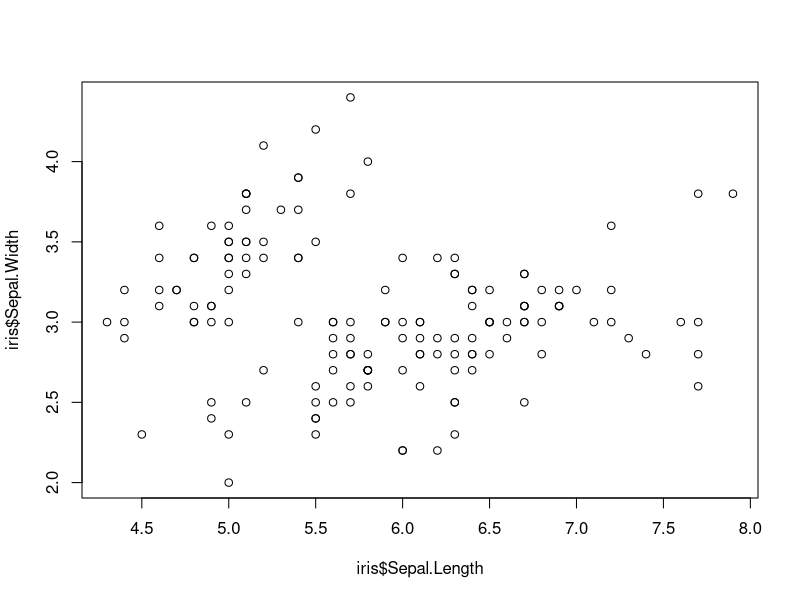
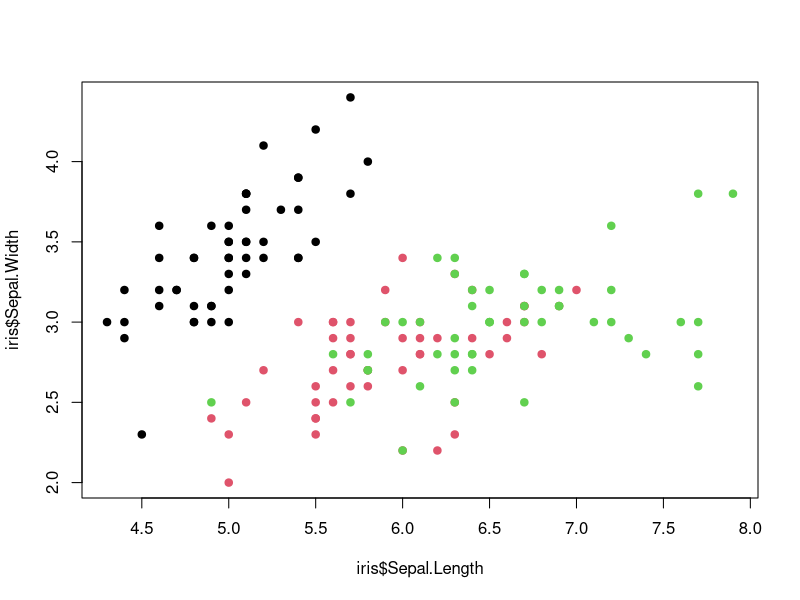
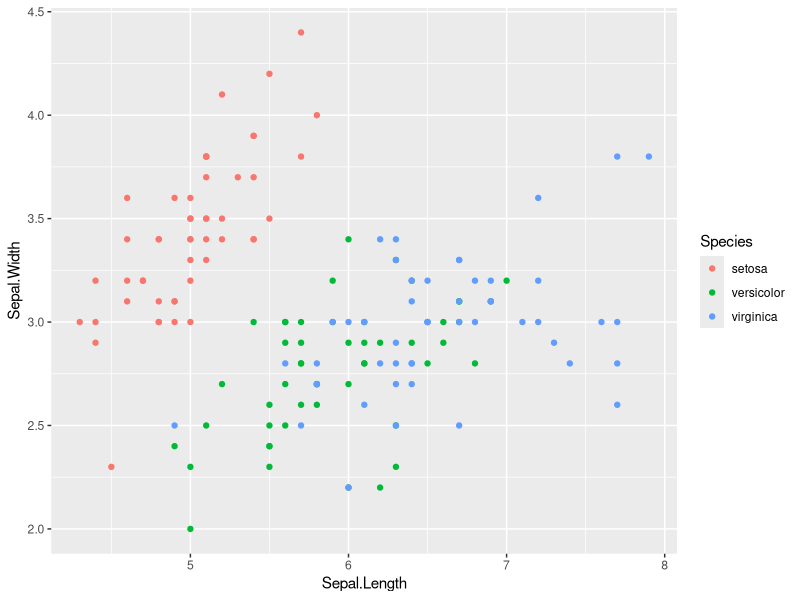
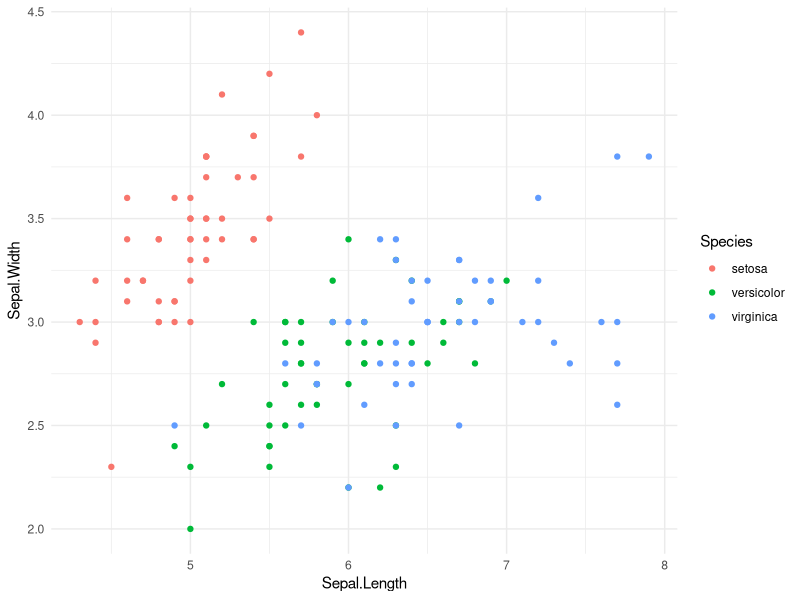
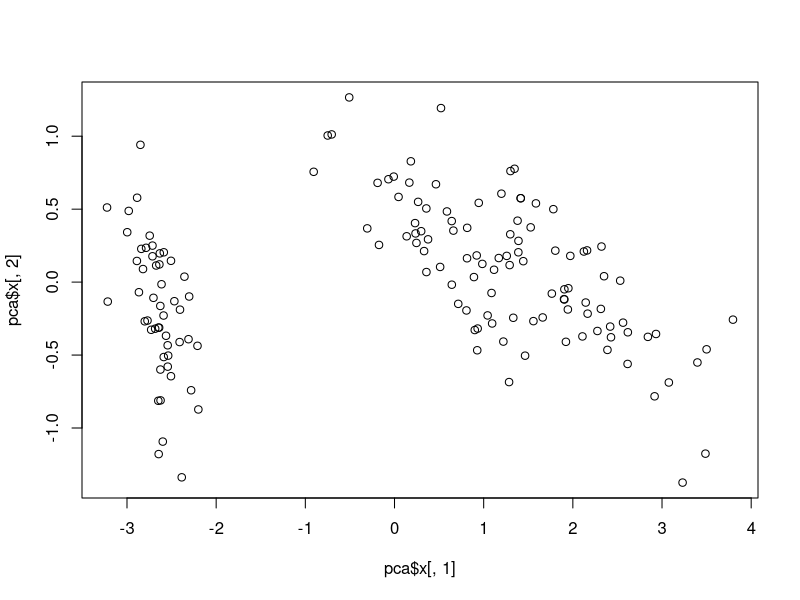
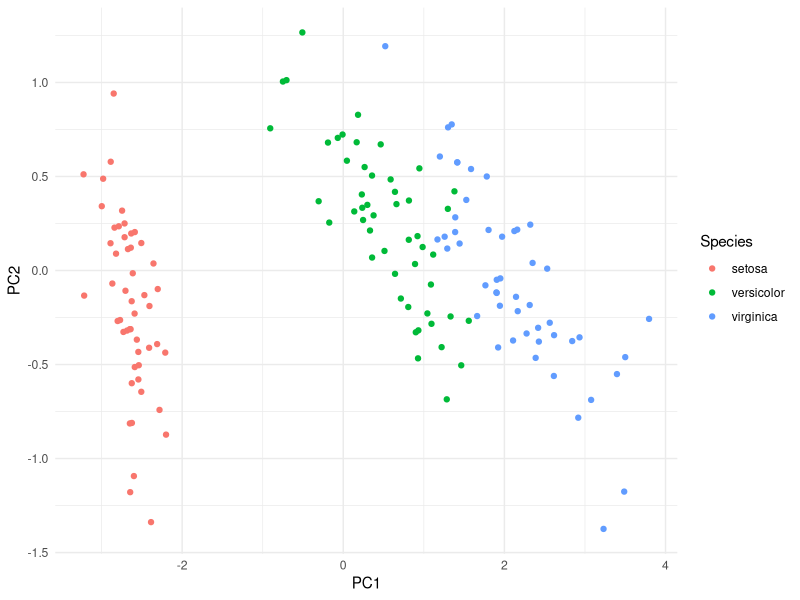

Recreate these plots in R, in order.
## ---- chunk 1

## ---- chunk 2

## ---- chunk 3
x <- 5
## ---- chunk 4
print(x)
## ---- chunk 5
data(iris)
## ---- chunk 6
# select only values from the Sepal.Width column where the Species is setosa
setosa_sw     <- iris$Sepal.Width[iris$Species=="setosa"]

# same, but for versicolor and using the "subset" function
versicolor_sw <- subset(iris$Sepal.Width, iris$Species=="versicolor")

t.test(setosa_sw,versicolor_sw)
## ---- chunk 7
pairwise.t.test(iris$Sepal.Width, iris$Species)
## ---- chunk 8
iris_anova <- aov(Sepal.Width ~ Species, data=iris)
summary(iris_anova)
## ---- chunk 9
library(broom)
tidy(iris_anova)
## ---- chunk 10
TukeyHSD(iris_anova, "Species")
## ---- chunk 11
cor.test(iris$Sepal.Width, iris$Sepal.Length)
## ---- chunk 12
cor.test(iris$Sepal.Width, iris$Sepal.Length, method="spearman")
## ---- chunk 13
plot(iris$Sepal.Length,iris$Sepal.Width)
## ---- chunk 14
plot(iris$Sepal.Length,iris$Sepal.Width,col=iris$Species,pch=19)
## ---- chunk 15
library(ggplot2)
ggplot(iris, aes(x=Sepal.Length, y=Sepal.Width, color=Species)) + geom_point()
## ---- chunk 16
theme_set(theme_minimal())
ggplot(iris, aes(x=Sepal.Length, y=Sepal.Width, color=Species)) + geom_point()
## ---- chunk 17
pca <- prcomp(iris[,1:4])
## ---- chunk 18
str(pca)
## ---- chunk 19
plot(pca$x[,1],pca$x[,2])
## ---- chunk 20
pca_df <- as.data.frame(pca$x)
## add the species column
pca_df$Species <- iris$Species
ggplot(pca_df, aes(x=PC1, y=PC2, color=Species)) + geom_point()
